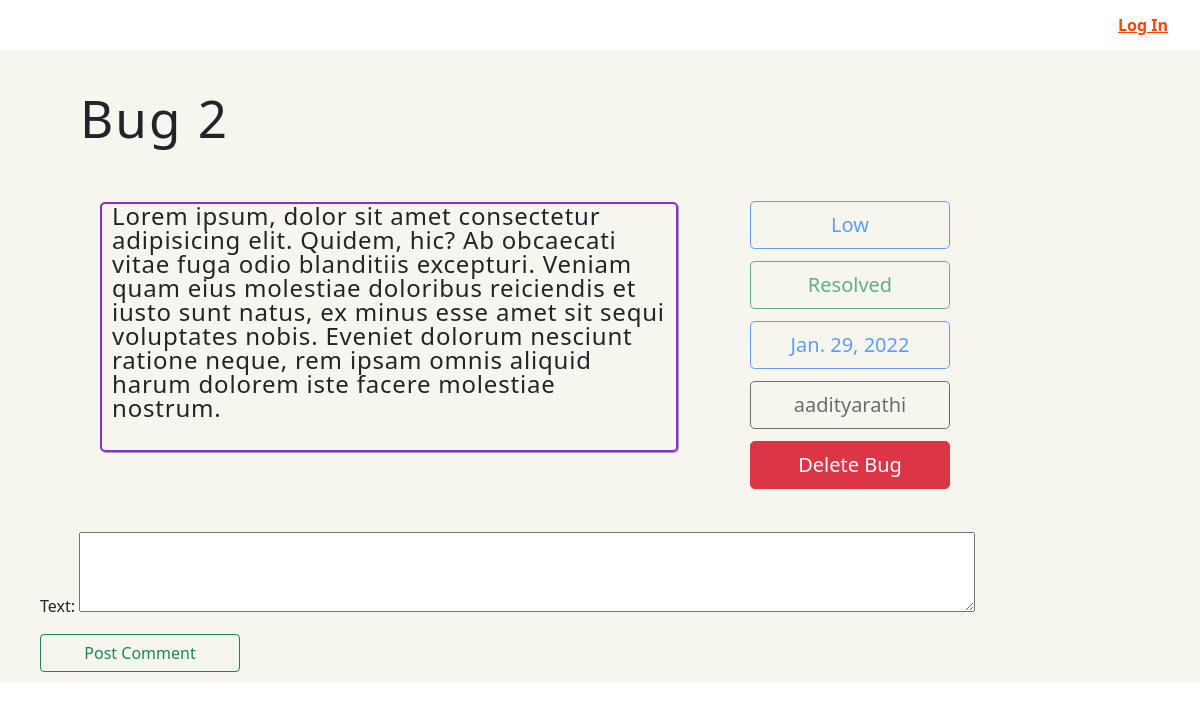
Page /bug/4/ on the committed database.
### mysite/models.py (models this page shows, shortened)
class Bug(models.Model):
    SEVERITY_LEVEL = (
        ('H', 'High'),
        ('M', 'Medium'),
        ('L', 'Low'),
        ('NS', 'Not Yet Set'),
    )
    title = models.CharField(max_length=400)
    description = models.TextField(blank=True)
    severity_level = models.CharField(max_length=4, choices=SEVERITY_LEVEL,default='NS')
    resolved = models.BooleanField(default=False)
    assigned_to = models.ForeignKey(User,on_delete=models.CASCADE,blank=True,related_name='assignedperson',null=True)
    deadline = models.DateTimeField(default=datetime.now())
    raised_by = models.CharField(max_length=150,blank=True,null=True)
    visibility = models.IntegerField(default=1)
    resolved_on = models.DateTimeField(default=datetime.now(), blank=True)
    opened_on = models.DateTimeField(default=timezone.now)
    assigned_on = models.DateTimeField(default=datetime.now(), blank=True,null=True)

### mysite/views.py (the view, shortened to what this page needs)
# urls.py: path('bug/<slug:pk>/',views.BugDetail,name='bug_detail'),
def BugDetail(request,pk):
    bug = Bug.objects.get(pk=pk)
    comment_form = CommentForm()
    return render(request, 'mysite/bug_detail.html',{
        'comment_form':comment_form,
        'object':bug,
    })

### mysite/forms.py
class CommentForm(forms.ModelForm):
    class Meta():
        model = Comment
        fields = ['text',]

### mysite/templates/mysite/bug_detail.html (shortened to what this page needs)
<!DOCTYPE html>
{% load static %}
<html lang="en">
<head>
  <link rel="stylesheet" type="text/css" href="{% static 'mysite/css/descriptionstyle.css' %}" />
  <link rel="stylesheet" type="text/css" href="{% static 'mysite/css/forum.css' %}" />
  <link rel="stylesheet" href="{% static 'mysite/css/home_style.css' %}">
  <link href="https://cdn.jsdelivr.net/npm/bootstrap@5.1.3/dist/css/bootstrap.min.css" rel="stylesheet">
</head>
<body>
    <div id="nav-bar">
        <ul class="left nav-bar-options">
        </ul>
        <ul class="right nav-bar-options">
            {% if not request.user.is_authenticated %}
            <li><a class="link" href="{% url 'mysite:login' %}">Log In</a></li>
            {% else %}
            <li><a class="link" href="{% url 'mysite:logout' %}">Log Out</a></li>
            {% endif %}
        </ul>
    </div>
    <div class="main">
      <label class="bugdesc main"  for="bd">{{object.title}}</label>
      <div class="parent main">
      <p class="bd" name="bd" rows="10" cols="100" type="">{{object.description}}</p>
        <div class="tag">
            <div class="container">
                {% if object.severity_level == 'L' %}
                <button type="button" class="low btn btn-lg btn-outline-primary disabled" >Low</button>
                {% elif object.severity_level == 'M' %}
                <button type="button" class="medium btn btn-lg btn-outline-warning disabled" >Medium</button>
                {% else %}
                <button type="button" class="high btn btn-lg btn-outline-danger disabled" >High</button>
                {% endif %}
            </div>
            <div class="container">
                {% if object.resolved %}
                <button type="button" class="low btn btn-lg btn-outline-success disabled" >Resolved</button>
                {% else %}
                <button type="button" class="high btn btn-lg btn-outline-warning disabled" >Not Yet Resolved</button>
                {% endif %}
            </div>
            <div class="container">
                <button type="button" class="low btn btn-lg btn-outline-primary disabled" >{{object.deadline.date}}</button>
            </div>
            <div class="container">
                <button type="button" class="low btn btn-lg btn-outline-dark disabled" >{{object.assigned_to}}</button>
            </div>
            <div class="container">
                <a href="{% url 'mysite:bug_remove' pk=object.pk %}" class="low btn btn-lg btn-danger" >Delete Bug</a>
            </div>
        </div>
    </div>
  </div>
      <div class="main">
        <form method="post" class="post-form">
            {{comment_form.as_p}}
            <button type="submit" class="save btn btn-outline-success">Post Comment</button>
        </form>
  </div>
</body>
</html>
{% load static %}

### mysite/static/mysite/css/descriptionstyle.css (style rules this page uses)
body { background-image: url(pic2.jfif); background-color: #cccccc; }
.bugdesc { display: block; margin-top: 10px; margin-bottom: 15px; font-size: 3.2rem; letter-spacing: 2px; padding: 0 1rem; }
.bd { font-size: 1.5rem; letter-spacing: 0.8px; padding: 0 10px; max-width: width 100%; line-height: 1; border-radius: 5px; border: 1px solid #ccc; box-shadow: 1px 1px 1px #999; }
.parent { display: flex; width: 85%; justify-content: space-around; margin: 10px; }
.bd { flex: 1; border: 2px solid blueviolet; margin: 10px; height: 250px; justify-content: space-around; text-align: left; }
.tag { font-size: 32px; line-height: 60px; justify-content: space-between; text-align: center; margin-left: 50px; display: block; }
.low { border-radius: 20px; }
.btn { width : 200px !important; }

### mysite/static/mysite/css/forum.css (style rules this page uses)
body { margin: 10px 60px; padding: 0; }
p { margin: 5px 0; }
.main { background-color: #f6f6ef; padding: 10px 40px; }
textarea { width: 80%; height: 80px; }
button { display: block; margin: 10px 0; }

### mysite/static/mysite/css/home_style.css (style rules this page uses)
body { min-height: 100vh; margin: 0; font-family:'Lucida Sans', 'Lucida Sans Regular', 'Lucida Grande', 'Lucida Sans Unicode', Geneva, Verdana, sans-serif; }
a { text-decoration: none; font-weight: bold; }
#nav-bar { background-color: white; padding-left: 16px; padding-right: 16px; height: 50px; display: flex; align-items: center; justify-content: space-between; }
.nav-bar-options { list-style-type: none; margin: 0; display: flex; gap: 36px; padding: 8px; }
.link { color: orangered; border-radius: 5px; padding: 8px; }
.low { background-color: green; }

### rows in the picture
Bug: title "Bug 2", description "Lorem ipsum, dolor sit amet consectetur adipisicing elit. Quidem, hic? Ab obcaecati vitae fuga odio blanditiis excepturi. Veniam quam eius molestiae doloribus reiciendis et iusto sunt natus, ex minus esse amet sit sequi voluptates nobis. Eveniet dolorum nesciunt ratione neque, rem ipsam omnis aliquid harum dolorem iste facere molestiae nostrum.", deadline "Jan. 29, 2022", assigned_to "aadityarathi"
